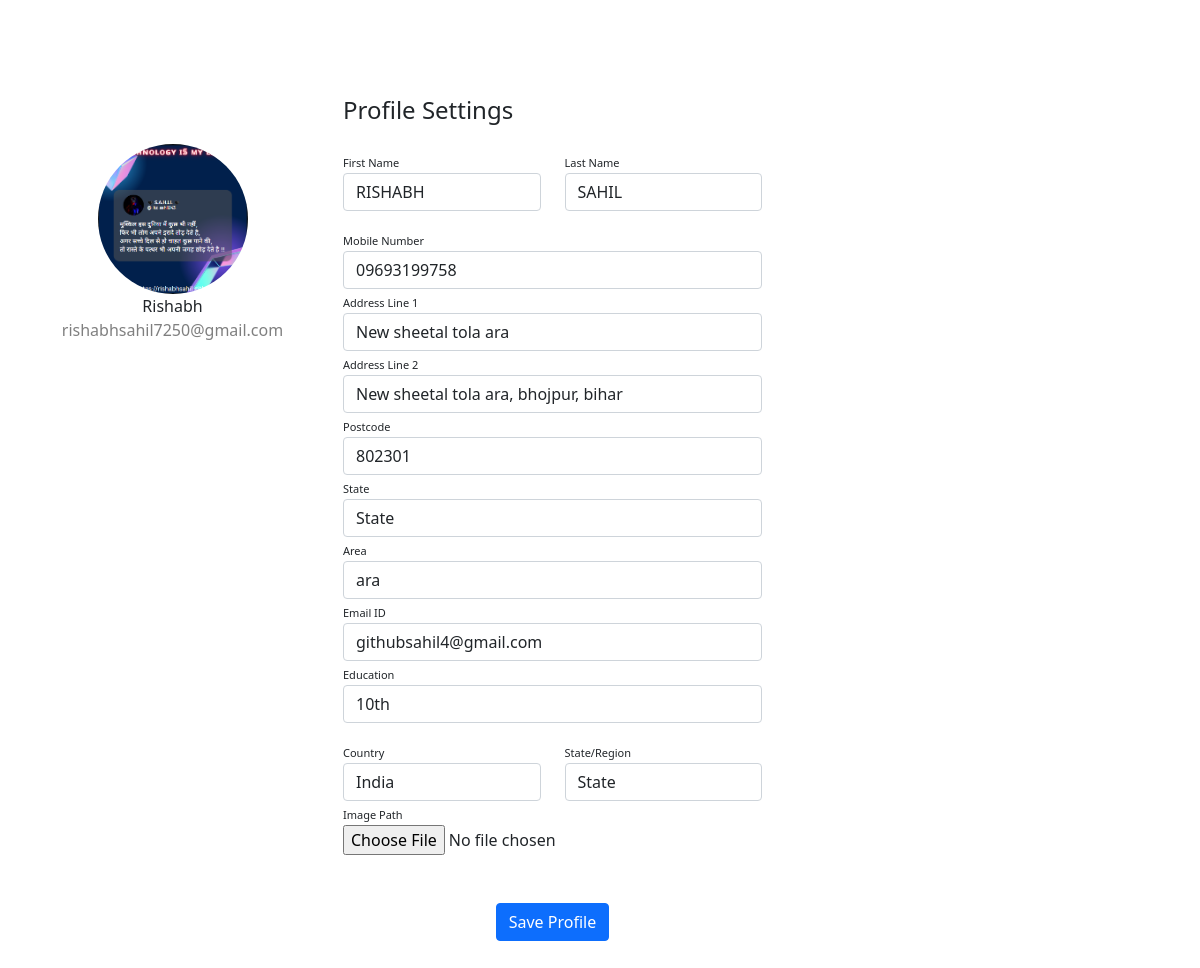
Page /profileedit (signed in) on the committed database.
### store/models.py (models this page shows, shortened)
class UserProfile(models.Model):
    user = models.ForeignKey(User, on_delete=models.CASCADE)
    first_name = models.CharField(max_length=100)
    surname = models.CharField(max_length=100)
    mobile_number = models.CharField(max_length=15)
    address_line1 = models.CharField(max_length=255)
    address_line2 = models.CharField(max_length=255)
    postcode = models.CharField(max_length=20)
    state = models.CharField(max_length=100)
    area = models.CharField(max_length=100)
    email = models.EmailField(max_length=100)
    education = models.CharField(max_length=100)
    country = models.CharField(max_length=100)
    state_region = models.CharField(max_length=100)
    image = models.ImageField(upload_to='static/images', default='static/images/ico_def.png')

### store/views.py (the view)
# urls.py: path('profileedit', views.profileedit, name='profileedit'),
def profileedit(request):
    if request.user.is_authenticated:
        if request.method == 'POST':
            user_profile = UserProfile.objects.get(user=request.user)
            user_profile.first_name = request.POST.get('fname')
            user_profile.surname = request.POST.get('lname')
            user_profile.mobile_number = request.POST.get('mobile')
            user_profile.address_line1 = request.POST.get('ad1')
            user_profile.address_line2 = request.POST.get('ad2')
            user_profile.postcode = request.POST.get('postcode')
            user_profile.state = request.POST.get('state')
            user_profile.area = request.POST.get('area')
            user_profile.email = request.POST.get('email')
            user_profile.education = request.POST.get('edu')
            user_profile.country = request.POST.get('cont')
            user_profile.state_region = request.POST.get('region')
            current_user = request.user
            current_user.first_name = request.POST.get('fname')
            current_user.last_name = request.POST.get('lname')
            imagepath = request.FILES.get('imagepath')
            if imagepath is not None:
                user_profile.image = imagepath
            current_user.save()
            user_profile.save()
            return redirect('profile')
        else:
            user_profile = UserProfile.objects.get(user=request.user)
            context = {
                'f_name': user_profile.first_name,
                'l_name': user_profile.surname,
                'email': user_profile.email,
                'address_line1': user_profile.address_line1,
                'address_line2': user_profile.address_line2,
                'mobile': user_profile.mobile_number,
                'pcode': user_profile.postcode,
                'state': user_profile.state,
                'area': user_profile.area,
                'region': user_profile.state_region,
                'edu': user_profile.education,
                'cont': user_profile.country,
                'image': user_profile.image,
                'display': 'none',
                'url': 'profileedit',
                'btntxt': 'Update Profile'
            }
            return render(request,'userinfo.html', context)
    return redirect('login')

### store/templates/userinfo.html (shortened to what this page needs)
<!DOCTYPE html>
<html lang="en">
<head>
        <link rel="stylesheet" href="static/styles/profile.css">
        <link rel="stylesheet" href="https://cdn.jsdelivr.net/npm/bootstrap@5.0.0-alpha1/dist/css/bootstrap.min.css">
        <link rel="stylesheet"
                href="https://cdn.jsdelivr.net/npm/bootstrap@5.0.0-alpha1/dist/js/bootstrap.bundle.min.js">
        <link rel="stylesheet" href="https://cdnjs.cloudflare.com/ajax/libs/jquery/3.2.1/jquery.min.js">
</head>
<body>
        <div class="container rounded bg-white mt-5 mb-5">
                <div class="row">
                        <div class="col-md-3 border-right">
                                <div class="d-flex flex-column align-items-center text-center p-3 py-5"><a href="/"><img
                                                class="rounded-circle mt-5" width="150px" src="{{image}}"></a><span
                                                class="font-weight-bold">{{request.user.username}}</span><span
                                                class="text-black-50">{{request.user.email}}</span>
                                </div>
                        </div>
                        <div class="col-md-5 border-right">
                                <div class="p-3 py-5">
                                        <div class="d-flex justify-content-between align-items-center mb-3">
                                                <h4 class="text-right">Profile Settings</h4>
                                        </div>
                                        <form action="/profileedit" method="POST" enctype="multipart/form-data">
                                                <div class="row mt-2">
                                                        <div class="col-md-6"><label class="labels">First
                                                                        Name</label><input type="text" name="fname"
                                                                        class="form-control" placeholder="First Name"
                                                                        value="{{f_name}}"></div>
                                                        <div class="col-md-6"><label class="labels">Last
                                                                        Name</label><input type="text" name="lname"
                                                                        class="form-control" value="{{l_name}}"
                                                                        placeholder="Last Name"></div>
                                                </div>
                                                <div class="row mt-3">
                                                        <div class="col-md-12"><label class="labels">Mobile
                                                                        Number</label><input type="text" name="mobile"
                                                                        class="form-control" placeholder="Phone Number"
                                                                        value="{{mobile}}"></div>
                                                        <div class="col-md-12"><label class="labels">Address Line
                                                                        1</label><input type="text" name="ad1"
                                                                        class="form-control"
                                                                        placeholder="Enter Address Line 1"
                                                                        value="{{address_line1}}"></div>
                                                        <div class="col-md-12"><label class="labels">Address Line
                                                                        2</label><input type="text" name="ad2"
                                                                        class="form-control"
                                                                        placeholder="Enter Address Line 2"
                                                                        value="{{address_line2}}"></div>
                                                        <div class="col-md-12"><label
                                                                        class="labels">Postcode</label><input
                                                                        type="text" name="postcode" class="form-control"
                                                                        placeholder="Enter Postcode" value="{{pcode}}">
                                                        </div>
                                                        <div class="col-md-12"><label class="labels">State</label><input
                                                                        type="text" name="state" class="form-control"
                                                                        placeholder="Enter State" value="{{state}}">
                                                        </div>
                                                        <div class="col-md-12"><label class="labels">Area</label><input
                                                                        type="text" name="area" class="form-control"
                                                                        placeholder="Enter Area" value="{{area}}"></div>
                                                        <div class="col-md-12"><label class="labels">Email
                                                                        ID</label><input type="text" name="email"
                                                                        class="form-control"
                                                                        placeholder="Enter Email id" value="{{email}}">
                                                        </div>
                                                        <div class="col-md-12"><label
                                                                        class="labels">Education</label><input
                                                                        type="text" name="edu" class="form-control"
                                                                        placeholder="Education" value="{{edu}}"></div>
                                                </div>
                                                <div class="row mt-3">
                                                        <div class="col-md-6"><label
                                                                        class="labels">Country</label><input type="text"
                                                                        name="cont" class="form-control"
                                                                        placeholder="Country" value="{{cont}}"></div>
                                                        <div class="col-md-6"><label
                                                                        class="labels">State/Region</label><input
                                                                        type="text" name="region" class="form-control"
                                                                        value="{{region}}" placeholder="State/Region">
                                                        </div>
                                                        <div class="col-md-6"><label class="labels">Image
                                                                        Path</label><input id="file-upload" type="file"
                                                                        name="imagepath" style="display: block;">
                                                        </div>
                                                </div>
                                                <div class="mt-5 text-center"><button
                                                                class="btn btn-primary profile-button"
                                                                type="submit" style="display: {{ display2 }};">Save
                                                                Profile</button>
                                                                <a href="{{url}}" class="btn btn-primary profile-button my-2"  style="display: {{ display }};">{{btntxt}}</a></div>
                                        </form>
                                </div>
                        </div>
                </div>
        </div>
</body>
</html>

### store/static/styles/profile.css (style rules this page uses)
body { background: rgb(99, 39, 120) }
.profile-button { background: rgb(99, 39, 120); box-shadow: none; border: none }
.labels { font-size: 11px }

### rows in the picture
UserProfile: image (picture), fname "RISHABH", lname "SAHIL", mobile "09693199758", ad1 "New sheetal tola ara", ad2 "New sheetal tola ara, bhojpur, bihar", postcode "802301", state "State", area "ara", email "githubsahil4@gmail.com", edu "10th", cont "India", region "State"

### other values in the picture
{{ request.user.username }} "Rishabh"
{{ request.user.email }} "rishabhsahil7250@gmail.com"
